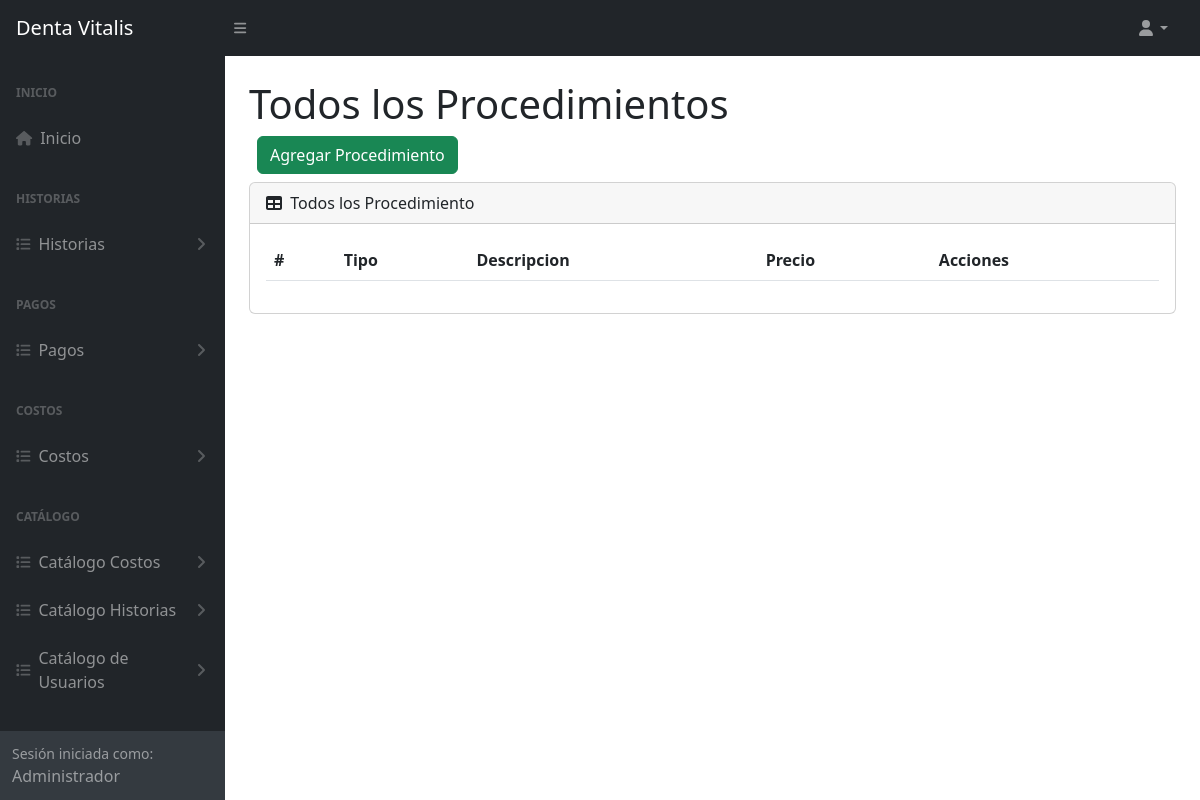
Before: /procedimientos (signed in) with the older database file.
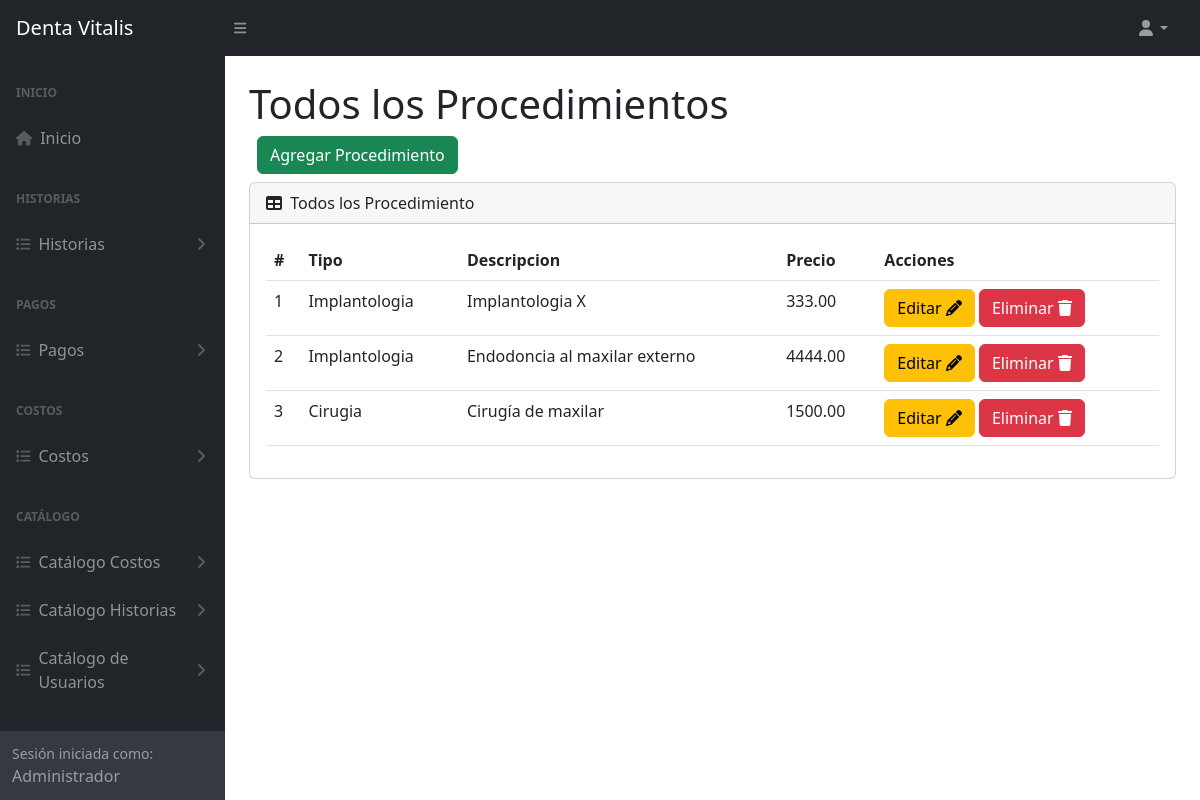
After: the same page with the newer database file.
### tables this page shows
CREATE TABLE `tba_procedimiento`  (
  `IdProcedimiento` int NOT NULL AUTO_INCREMENT,
  `NombreProcedimiento` varchar(150) NOT NULL,
  `PrecioPromedio` decimal(10, 2) NOT NULL,
  `IdTipoProcedimiento` int NOT NULL,
  `FechaCreacion` datetime NOT NULL,
  `FechaActualizacion` datetime NOT NULL,
  PRIMARY KEY (`IdProcedimiento`) USING BTREE,
  INDEX `tba_procedimiento_fkTipoProcedimiento`(`IdTipoProcedimiento`) USING BTREE,
  CONSTRAINT `tba_procedimiento_fkTipoProcedimiento` FOREIGN KEY (`IdTipoProcedimiento`) REFERENCES `tba_tipoprocedimiento` (`IdTipoProcedimiento`) ON DELETE RESTRICT ON UPDATE RESTRICT
);

CREATE TABLE `tba_tipoprocedimiento`  (
  `IdTipoProcedimiento` int NOT NULL AUTO_INCREMENT,
  `NombreTipoProcedimiento` varchar(100) NOT NULL,
  PRIMARY KEY (`IdTipoProcedimiento`) USING BTREE
);

### controller/plantilla.controller.php (called while the page is built)
<?php
class ControllerPlantilla
{
  static public function ctrPlantilla()
  {
    include "view/plantilla.php";
  }
}

### index.php (called while the page is built, shortened)
<?php
require_once "controller/plantilla.controller.php";
require_once "controller/procedimientos.controller.php";
require_once "controller/pagos.controller.php";
require_once "model/procedimientos.model.php";
$plantilla = new ControllerPlantilla();
$plantilla -> ctrPlantilla();

### controller/procedimientos.controller.php (called while the page is built, shortened)
<?php
class ControllerProcedimientos
{
  public static function ctrMostrarProcedimientos()
  {
    $tabla = "tba_procedimiento";
    $listaProcedimientos = ModelProcedimientos::mdlMostrarProcedimientos($tabla);
    return $listaProcedimientos;
  }
}

### model/conexion.php (called while the page is built)
<?php
class Conexion
{
  static public function conn()
  {
    $link = new PDO("mysql:host=localhost;dbname=db_dentavitalis","root","");
		$link->exec("set names utf8");
		return $link;
  }
}

### model/procedimientos.model.php (called while the page is built, shortened)
<?php
require_once "conexion.php";
class ModelProcedimientos
{
  public static function mdlMostrarProcedimientos($tabla)
  {
    $statement = Conexion::conn()->prepare("SELECT tba_procedimiento.IdProcedimiento, tba_procedimiento.NombreProcedimiento, tba_procedimiento.PrecioPromedio, tba_procedimiento.IdTipoProcedimiento, tba_tipoprocedimiento.NombreTipoProcedimiento FROM $tabla INNER JOIN tba_tipoprocedimiento ON tba_procedimiento.IdTipoProcedimiento = tba_tipoprocedimiento.IdTipoProcedimiento ORDER BY IdProcedimiento DESC");
    $statement -> execute();
    return $statement -> fetchAll();
  }
}

### view/modules/procedimientos.php (the view, shortened to what this page needs)
</div>
        </div>
        <div class="sb-sidenav-footer">
          <div class="small">Sesión iniciada como:</div>
          <?php echo $_SESSION["nombreUsuario"] ?>
        </div>
      </nav>
    </div>
    <div id="layoutSidenav_content">
      <main class="bg">
        <div class="container-fluid px-4">
          <h1 class="mt-4">Todos los Procedimientos</h1>
          <div class="d-flex m-2">
              <button type="button" class="btn btn-success" data-bs-toggle="modal" data-bs-target="#modalAgregarProcedimiento">
                Agregar Procedimiento
              </button>
            </div>
          <div class="card mb-4">
            <div class="card-header">
              <i class="fas fa-table me-1"></i>
              Todos los Procedimiento
            </div>
            <div class="card-body">
              <table id="datatablesSimple" class="data-table-Procedimiento table">
                <thead>
                  <tr>
                    <th>#</th>
                    <th>Tipo</th>
                    <th>Descripcion</th>
                    <th>Precio</th>
                    <th>Acciones</th>
                  </tr>
                </thead>
                <tbody>
                  <?php
                  $listaProcedimientos = ControllerProcedimientos::ctrMostrarProcedimientos();
                  foreach ($listaProcedimientos as $key => $value)
                  {
                    echo
                    '<tr>
                      <td>'.($key + 1).'</td>
                      <td>'.$value["NombreTipoProcedimiento"].'</td>
                      <td>'.$value["NombreProcedimiento"].'</td>
                      <td>'.$value["PrecioPromedio"].'</td>
                      <td>
                        <button class="btn btn-warning btnEditarProcedimiento" codProcedimiento="'.$value["IdProcedimiento"].'" data-bs-toggle="modal" data-bs-target="#modalEditarProcedimiento">Editar <i class="fa-solid fa-pencil"></i></button>
                        <button class="btn btn-danger btnEliminarProcedimiento" codProcedimiento="'.$value["IdProcedimiento"].'">Eliminar <i class="fa-solid fa-trash"></i></button>
                      </td>
                    </tr>';
                  }
                  ?>
                </tbody>
              </table>
            </div>
          </div>
        </div>
      </main>
    </div>
  </div>

Changed rows visible on the page:
added tba_procedimiento: IdTipoProcedimiento.NombreTipoProcedimiento "Implantologia", NombreProcedimiento "Implantologia X", PrecioPromedio "333.00"
added tba_procedimiento: IdTipoProcedimiento.NombreTipoProcedimiento "Implantologia", NombreProcedimiento "Endodoncia al maxilar externo", PrecioPromedio "4444.00"
added tba_procedimiento: IdTipoProcedimiento.NombreTipoProcedimiento "Cirugia", NombreProcedimiento "Cirugía de maxilar", PrecioPromedio "1500.00"
